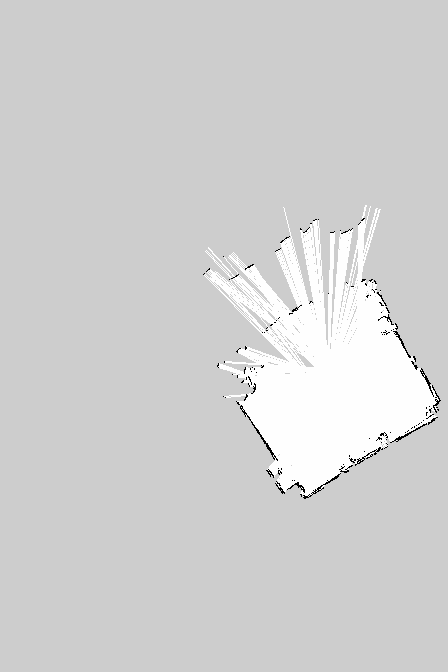
#> input picture catkin_ws/src/turn_on_wheeltec_robot/map/WHEELTEC.pgm, 448 x 672 px
$ python -i optical_flow.py   (imports and definitions only)
#> lines starting #> are read from the running program, lines starting #| are printed output that depends on the picture; after the words box and inside, x2 and y2 are one past the last pixel; in counts of white or black regions, pixels touching at a corner belong together
#> further down, picture is the input picture: shape (672, 448, 3); min 0, max 254, mean 209.2
import cv2
import numpy as np
from typing import Tuple


# [57 lines left out: function estimate_flow_translation, not called in this run]


def crop_black(img: np.ndarray, threshold: int = 5) -> np.ndarray:
#> called with threshold = 5
    if img is None or img.size == 0:
        return img

    gray = cv2.cvtColor(img, cv2.COLOR_BGR2GRAY)
    _, thresh = cv2.threshold(gray, threshold, 255, cv2.THRESH_BINARY)
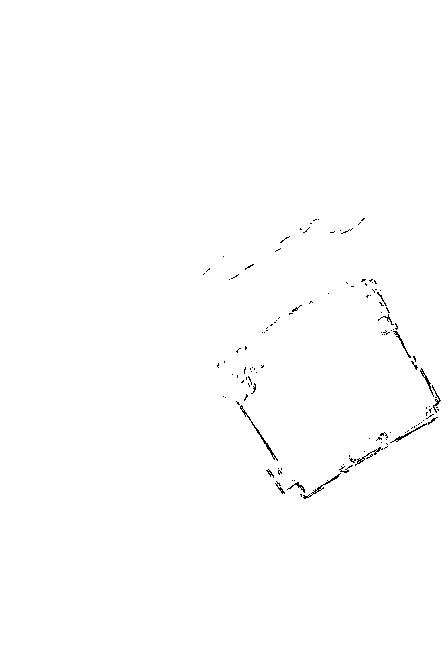
#> thresh: shape (672, 448); 99.6% white; black in thin lines or dots, all inside (x1, y1, x2, y2) = (203, 218, 441, 499)
    coords = cv2.findNonZero(thresh)
#> coords = contour of 299793 points, box (x1, y1, x2, y2) (0, 0, 448, 672), area 0
    if coords is None:
        return img

    x, y, w, h = cv2.boundingRect(coords)
#> x = 0; y = 0; w = 448; h = 672
    return img[max(0, y-3):min(img.shape[0], y+h+3), max(0, x-3):min(img.shape[1], x+w+3)].copy()

>>> import cv2
>>> picture = cv2.imread('../catkin_ws/src/turn_on_wheeltec_robot/map/WHEELTEC.pgm')
>>> result = crop_black(picture)
